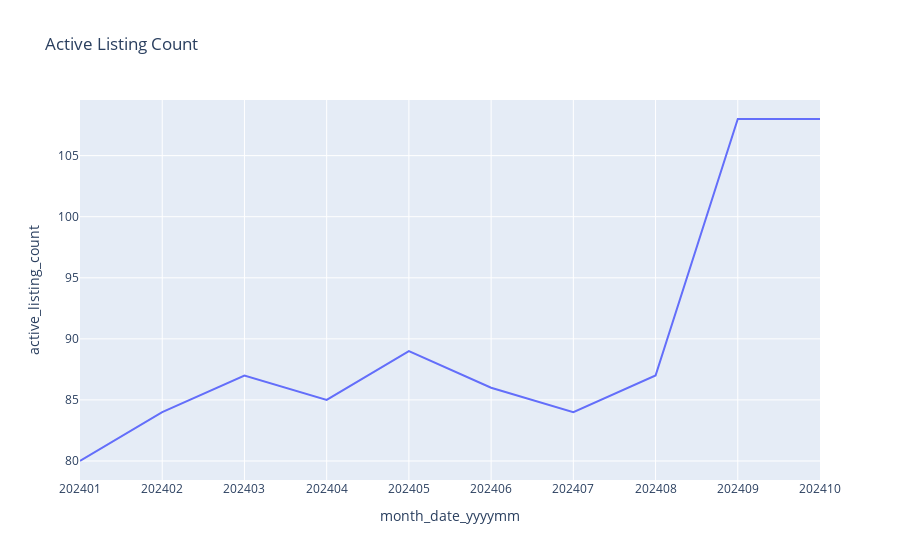

Notebook code for this chart:
### Code cell
px.line(data, x='month_date_yyyymm', y='active_listing_count', title='Active Listing Count')

### Figure 1 — Plotly figure (JSON) as saved in the notebook; plotly's stock layout.template omitted (floating-point values rounded to 4 significant figures)
{"data": [{"hovertemplate": "month_date_yyyymm=%{x}<br>active_listing_count=%{y}<extra></extra>", "legendgroup": "", "line": {"color": "#636efa", "dash": "solid"}, "marker": {"symbol": "circle"}, "mode": "lines", "name": "", "orientation": "v", "showlegend": false, "type": "scatter", "x": ["202401", "202402", "202403", "202404", "202405", "202406", "202407", "202408", "202409", "202410"], "xaxis": "x", "y": [80, 84, 87, 85, 89, 86, 84, 87, 108, 108], "yaxis": "y"}], "layout": {"legend": {"tracegroupgap": 0}, "title": {"text": "Active Listing Count"}, "xaxis": {"anchor": "y", "domain": [0, 1], "title": {"text": "month_date_yyyymm"}}, "yaxis": {"anchor": "x", "domain": [0, 1], "title": {"text": "active_listing_count"}}}}
